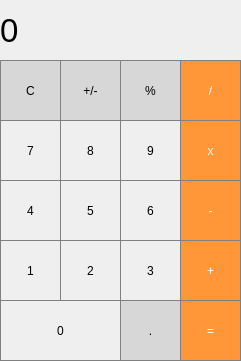
<?xml version="1.0" encoding="UTF-8"?>
<ui version="4.0">
 <class>MainWindow</class>
 <widget class="QMainWindow" name="MainWindow">
  <property name="geometry">
   <rect>
    <x>0</x>
    <y>0</y>
    <width>241</width>
    <height>361</height>
   </rect>
  </property>
  <property name="windowTitle">
   <string>MainWindow</string>
  </property>
  <property name="styleSheet">
   <string notr="true"/>
  </property>
  <widget class="QWidget" name="centralWidget">
   <widget class="QLabel" name="label">
    <property name="geometry">
     <rect>
      <x>0</x>
      <y>0</y>
      <width>241</width>
      <height>61</height>
     </rect>
    </property>
    <property name="font">
     <font>
      <family>MS Shell Dlg 2</family>
      <pointsize>25</pointsize>
     </font>
    </property>
    <property name="styleSheet">
     <string notr="true">QLabel {
	qproperty-alignment:'AlignVCenter | AlignRight';	
	border: 1px solid gray;
}

background-color : white;
</string>
    </property>
    <property name="text">
     <string>0</string>
    </property>
   </widget>
   <widget class="QPushButton" name="pushButton_clear">
    <property name="geometry">
     <rect>
      <x>0</x>
      <y>60</y>
      <width>61</width>
      <height>61</height>
     </rect>
    </property>
    <property name="styleSheet">
     <string notr="true">QPushButton {
  background-color: rgb(215, 215, 215);
  border: 1px solid gray;
}
QPushButton:pressed {
    background-color: qlineargradient(x1: 0, y1: 0, x2: 0, y2: 1,
                                      stop: 0 #BEBEBE, stop: 1 #D7D7D7);
}</string>
    </property>
    <property name="text">
     <string>C</string>
    </property>
   </widget>
   <widget class="QPushButton" name="pushButton_plusMinus">
    <property name="geometry">
     <rect>
      <x>60</x>
      <y>60</y>
      <width>61</width>
      <height>61</height>
     </rect>
    </property>
    <property name="styleSheet">
     <string notr="true">QPushButton {
  background-color: rgb(215, 215, 215);
  border: 1px solid gray;
}
QPushButton:pressed {
    background-color: qlineargradient(x1: 0, y1: 0, x2: 0, y2: 1,
                                      stop: 0 #BEBEBE, stop: 1 #D7D7D7);
}</string>
    </property>
    <property name="text">
     <string>+/-</string>
    </property>
   </widget>
   <widget class="QPushButton" name="pushButton_percentage">
    <property name="geometry">
     <rect>
      <x>120</x>
      <y>60</y>
      <width>61</width>
      <height>61</height>
     </rect>
    </property>
    <property name="styleSheet">
     <string notr="true">QPushButton {
  background-color: rgb(215, 215, 215);
  border: 1px solid gray;
}
QPushButton:pressed {
    background-color: qlineargradient(x1: 0, y1: 0, x2: 0, y2: 1,
                                      stop: 0 #BEBEBE, stop: 1 #D7D7D7);
}</string>
    </property>
    <property name="text">
     <string>%</string>
    </property>
   </widget>
   <widget class="QPushButton" name="pushButton_divide">
    <property name="geometry">
     <rect>
      <x>180</x>
      <y>60</y>
      <width>61</width>
      <height>61</height>
     </rect>
    </property>
    <property name="styleSheet">
     <string notr="true">QPushButton {
  background-color: rgb(255, 151, 57);
  color: white; 
  border: 1px solid gray;
}

QPushButton:pressed {
    background-color: qlineargradient(x1: 0, y1: 0, x2: 0, y2: 1,
                                      stop: 0 #FF7832, stop: 1 #FF9739);
}</string>
    </property>
    <property name="text">
     <string>/</string>
    </property>
   </widget>
   <widget class="QPushButton" name="pushButton_multiply">
    <property name="geometry">
     <rect>
      <x>180</x>
      <y>120</y>
      <width>61</width>
      <height>61</height>
     </rect>
    </property>
    <property name="styleSheet">
     <string notr="true">QPushButton {
  background-color: rgb(255, 151, 57);
  color: white; 
  border: 1px solid gray;
}

QPushButton:pressed {
    background-color: qlineargradient(x1: 0, y1: 0, x2: 0, y2: 1,
                                      stop: 0 #FF7832, stop: 1 #FF9739);
}</string>
    </property>
    <property name="text">
     <string>x</string>
    </property>
   </widget>
   <widget class="QPushButton" name="pushButton_9">
    <property name="geometry">
     <rect>
      <x>120</x>
      <y>120</y>
      <width>61</width>
      <height>61</height>
     </rect>
    </property>
    <property name="styleSheet">
     <string notr="true">QPushButton {
   border: 1px solid gray; 
}
QPushButton:pressed {
    background-color: qlineargradient(x1: 0, y1: 0, x2: 0, y2: 1,
                                      stop: 0 #dadbde, stop: 1 #f6f7fa);
}</string>
    </property>
    <property name="text">
     <string>9</string>
    </property>
   </widget>
   <widget class="QPushButton" name="pushButton_8">
    <property name="geometry">
     <rect>
      <x>60</x>
      <y>120</y>
      <width>61</width>
      <height>61</height>
     </rect>
    </property>
    <property name="styleSheet">
     <string notr="true">QPushButton {
   border: 1px solid gray; 
}
QPushButton:pressed {
    background-color: qlineargradient(x1: 0, y1: 0, x2: 0, y2: 1,
                                      stop: 0 #dadbde, stop: 1 #f6f7fa);
}</string>
    </property>
    <property name="text">
     <string>8</string>
    </property>
   </widget>
   <widget class="QPushButton" name="pushButton_7">
    <property name="geometry">
     <rect>
      <x>0</x>
      <y>120</y>
      <width>61</width>
      <height>61</height>
     </rect>
    </property>
    <property name="styleSheet">
     <string notr="true">QPushButton {
   border: 1px solid gray; 
}
QPushButton:pressed {
    background-color: qlineargradient(x1: 0, y1: 0, x2: 0, y2: 1,
                                      stop: 0 #dadbde, stop: 1 #f6f7fa);
}</string>
    </property>
    <property name="text">
     <string>7</string>
    </property>
   </widget>
   <widget class="QPushButton" name="pushButton_substract">
    <property name="geometry">
     <rect>
      <x>180</x>
      <y>180</y>
      <width>61</width>
      <height>61</height>
     </rect>
    </property>
    <property name="styleSheet">
     <string notr="true">QPushButton {
  background-color: rgb(255, 151, 57);
  color: white; 
  border: 1px solid gray;
}

QPushButton:pressed {
    background-color: qlineargradient(x1: 0, y1: 0, x2: 0, y2: 1,
                                      stop: 0 #FF7832, stop: 1 #FF9739);
}</string>
    </property>
    <property name="text">
     <string>-</string>
    </property>
   </widget>
   <widget class="QPushButton" name="pushButton_add">
    <property name="geometry">
     <rect>
      <x>180</x>
      <y>240</y>
      <width>61</width>
      <height>61</height>
     </rect>
    </property>
    <property name="styleSheet">
     <string notr="true">QPushButton {
  background-color: rgb(255, 151, 57);
  color: white; 
  border: 1px solid gray;
}

QPushButton:pressed {
    background-color: qlineargradient(x1: 0, y1: 0, x2: 0, y2: 1,
                                      stop: 0 #FF7832, stop: 1 #FF9739);
}</string>
    </property>
    <property name="text">
     <string>+</string>
    </property>
   </widget>
   <widget class="QPushButton" name="pushButton_6">
    <property name="geometry">
     <rect>
      <x>120</x>
      <y>180</y>
      <width>61</width>
      <height>61</height>
     </rect>
    </property>
    <property name="styleSheet">
     <string notr="true">QPushButton {
   border: 1px solid gray; 
}
QPushButton:pressed {
    background-color: qlineargradient(x1: 0, y1: 0, x2: 0, y2: 1,
                                      stop: 0 #dadbde, stop: 1 #f6f7fa);
}</string>
    </property>
    <property name="text">
     <string>6</string>
    </property>
   </widget>
   <widget class="QPushButton" name="pushButton_5">
    <property name="geometry">
     <rect>
      <x>60</x>
      <y>180</y>
      <width>61</width>
      <height>61</height>
     </rect>
    </property>
    <property name="styleSheet">
     <string notr="true">QPushButton {
   border: 1px solid gray; 
}
QPushButton:pressed {
    background-color: qlineargradient(x1: 0, y1: 0, x2: 0, y2: 1,
                                      stop: 0 #dadbde, stop: 1 #f6f7fa);
}</string>
    </property>
    <property name="text">
     <string>5</string>
    </property>
   </widget>
   <widget class="QPushButton" name="pushButton_4">
    <property name="geometry">
     <rect>
      <x>0</x>
      <y>180</y>
      <width>61</width>
      <height>61</height>
     </rect>
    </property>
    <property name="styleSheet">
     <string notr="true">QPushButton {
   border: 1px solid gray; 
}
QPushButton:pressed {
    background-color: qlineargradient(x1: 0, y1: 0, x2: 0, y2: 1,
                                      stop: 0 #dadbde, stop: 1 #f6f7fa);
}</string>
    </property>
    <property name="text">
     <string>4</string>
    </property>
   </widget>
   <widget class="QPushButton" name="pushButton_3">
    <property name="geometry">
     <rect>
      <x>120</x>
      <y>240</y>
      <width>61</width>
      <height>61</height>
     </rect>
    </property>
    <property name="styleSheet">
     <string notr="true">QPushButton {
   border: 1px solid gray; 
}
QPushButton:pressed {
    background-color: qlineargradient(x1: 0, y1: 0, x2: 0, y2: 1,
                                      stop: 0 #dadbde, stop: 1 #f6f7fa);
}</string>
    </property>
    <property name="text">
     <string>3</string>
    </property>
   </widget>
   <widget class="QPushButton" name="pushButton_1">
    <property name="geometry">
     <rect>
      <x>0</x>
      <y>240</y>
      <width>61</width>
      <height>61</height>
     </rect>
    </property>
    <property name="styleSheet">
     <string notr="true">QPushButton {
   border: 1px solid gray; 
}
QPushButton:pressed {
    background-color: qlineargradient(x1: 0, y1: 0, x2: 0, y2: 1,
                                      stop: 0 #dadbde, stop: 1 #f6f7fa);
}</string>
    </property>
    <property name="text">
     <string>1</string>
    </property>
   </widget>
   <widget class="QPushButton" name="pushButton_2">
    <property name="geometry">
     <rect>
      <x>60</x>
      <y>240</y>
      <width>61</width>
      <height>61</height>
     </rect>
    </property>
    <property name="styleSheet">
     <string notr="true">QPushButton {
   border: 1px solid gray; 
}
QPushButton:pressed {
    background-color: qlineargradient(x1: 0, y1: 0, x2: 0, y2: 1,
                                      stop: 0 #dadbde, stop: 1 #f6f7fa);
}</string>
    </property>
    <property name="text">
     <string>2</string>
    </property>
   </widget>
   <widget class="QPushButton" name="pushButton_decimal">
    <property name="geometry">
     <rect>
      <x>120</x>
      <y>300</y>
      <width>61</width>
      <height>61</height>
     </rect>
    </property>
    <property name="styleSheet">
     <string notr="true">QPushButton {
  background-color: rgb(215, 215, 215);
  border: 1px solid gray;
}
QPushButton:pressed {
    background-color: qlineargradient(x1: 0, y1: 0, x2: 0, y2: 1,
                                      stop: 0 #BEBEBE, stop: 1 #D7D7D7);
}</string>
    </property>
    <property name="text">
     <string>.</string>
    </property>
   </widget>
   <widget class="QPushButton" name="pushButton_0">
    <property name="geometry">
     <rect>
      <x>0</x>
      <y>300</y>
      <width>121</width>
      <height>61</height>
     </rect>
    </property>
    <property name="styleSheet">
     <string notr="true">QPushButton {
   border: 1px solid gray; 
}
QPushButton:pressed {
    background-color: qlineargradient(x1: 0, y1: 0, x2: 0, y2: 1,
                                      stop: 0 #dadbde, stop: 1 #f6f7fa);
}</string>
    </property>
    <property name="text">
     <string>0</string>
    </property>
   </widget>
   <widget class="QPushButton" name="pushButton_equals">
    <property name="geometry">
     <rect>
      <x>180</x>
      <y>300</y>
      <width>61</width>
      <height>61</height>
     </rect>
    </property>
    <property name="styleSheet">
     <string notr="true">QPushButton {
  background-color: rgb(255, 151, 57);
  color: white; 
  border: 1px solid gray;
}

QPushButton:pressed {
    background-color: qlineargradient(x1: 0, y1: 0, x2: 0, y2: 1,
                                      stop: 0 #FF7832, stop: 1 #FF9739);
}</string>
    </property>
    <property name="text">
     <string>=</string>
    </property>
   </widget>
  </widget>
 </widget>
 <layoutdefault spacing="6" margin="11"/>
 <resources/>
 <connections/>
</ui>
